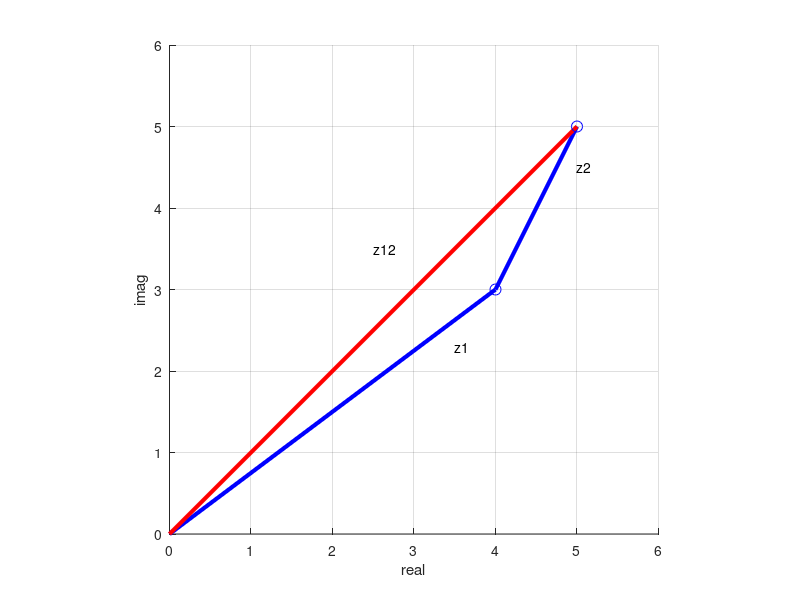

Write MATLAB code to recreate this figure.
%exm010205.m 
z1=4+3i;z2=1+2*i		
z12=z1+z2 
 clf	
hold on	
plot([0,z1,z12],'-b','LineWidth',3)
plot([0,z12],'-r','LineWidth',3)
plot([z1,z12],'ob','MarkerSize',8)
hold off			
grid on				
axis equal			
axis([0,6,0,6])
text(3.5,2.3,'z1')
text(5,4.5,'z2')
text(2.5,3.5,'z12')
xlabel('real')
ylabel('imag') 
